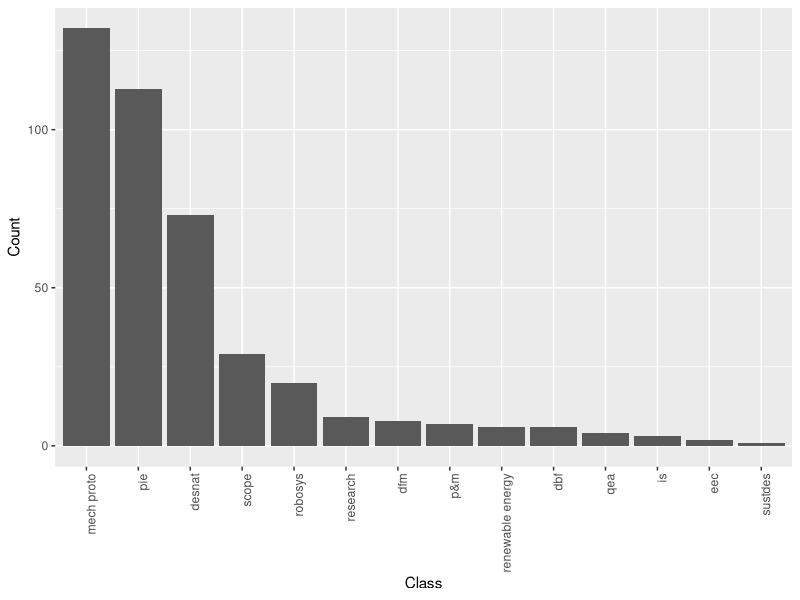
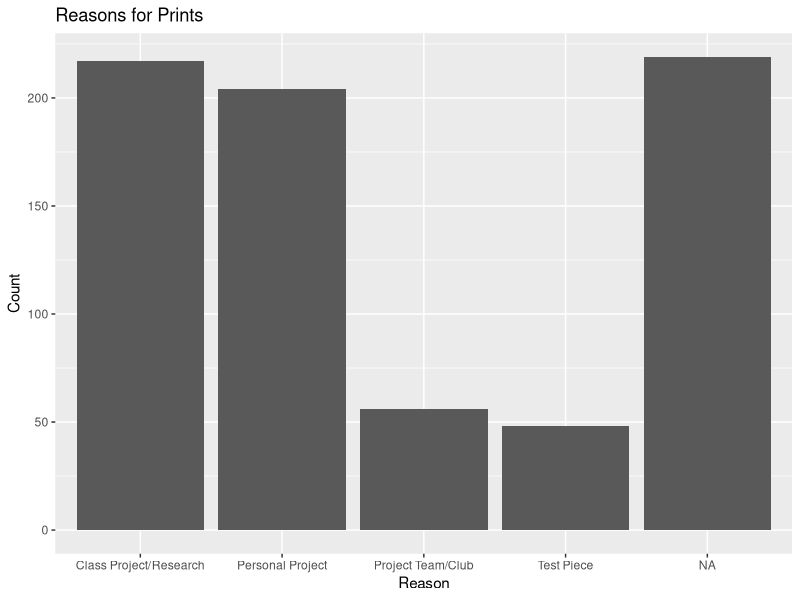
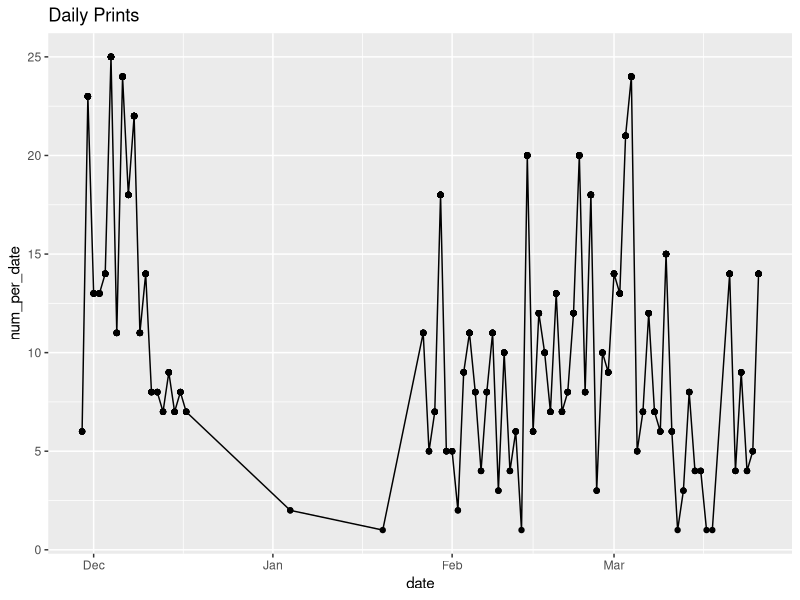
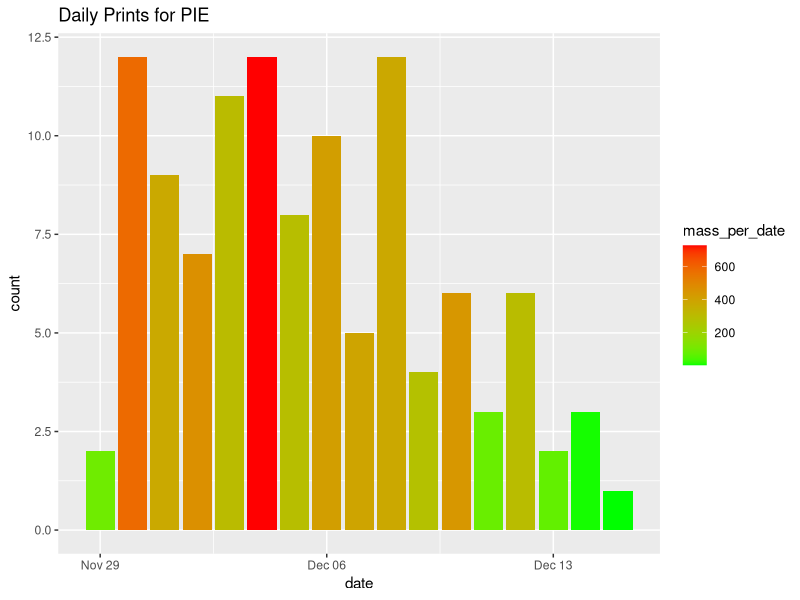
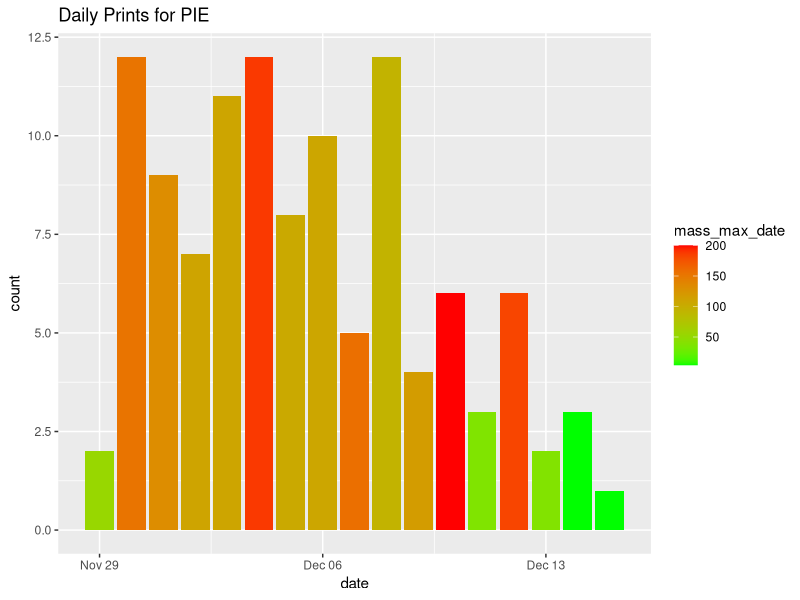
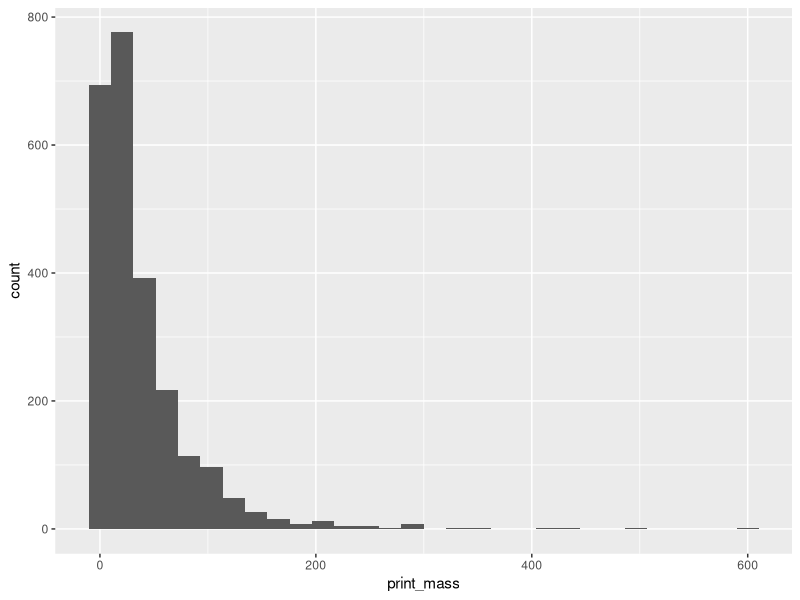
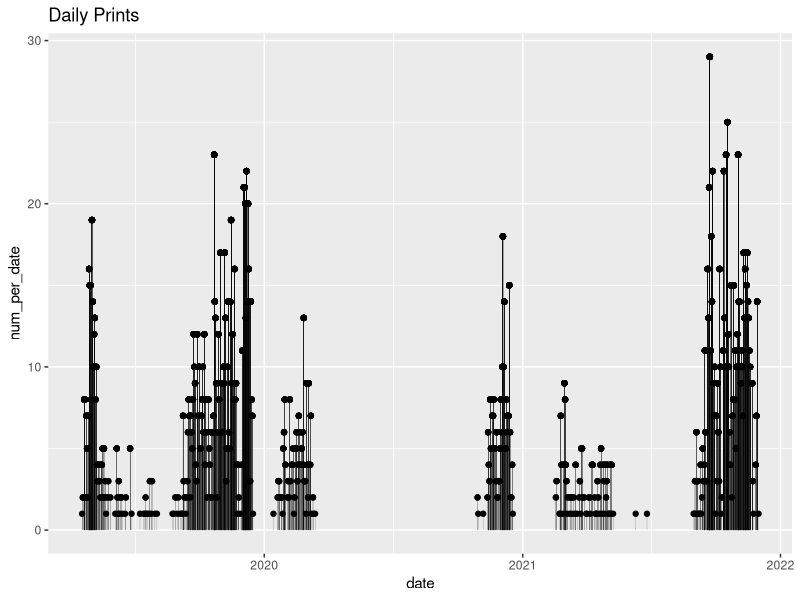
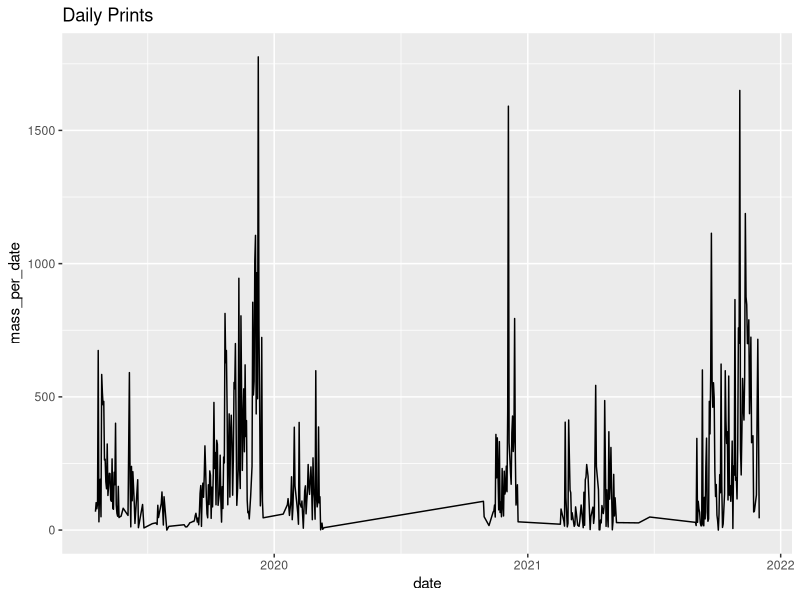

The R source for these figures, in order:
## ---- chunk 1
knitr::opts_chunk$set(echo = TRUE)
library(tidyverse)
library(lubridate)
library(chron)
## ---- chunk 2
theme_common <- function() {
  theme_minimal() %+replace%
  theme(
    axis.text.x = element_text(size = 12),
    axis.text.y = element_text(size = 12),
    axis.title.x = element_text(margin = margin(4, 4, 4, 4), size = 16),
    axis.title.y = element_text(margin = margin(4, 4, 4, 4), size = 16, angle = 90),
    legend.title = element_text(size = 16),
    legend.text = element_text(size = 12),
    strip.text.x = element_text(size = 12),
    strip.text.y = element_text(size = 12),
    panel.grid.major = element_line(color = "grey90"),
    panel.grid.minor = element_line(color = "grey90"),
    aspect.ratio = 10/16,
    plot.margin = unit(c(t = +0, b = +0, r = +0, l = +0), "cm"),
    plot.title = element_text(size = 18),
    # plot.title.position = "plot",
    plot.subtitle = element_text(size = 16),
    plot.caption = element_text(size = 12)
  )
}
## ---- chunk 3
df_curr_raw <- read_csv(file = "data/3d_curr.csv")
df_old_raw <- read_csv(file = "data/3d_old.csv")
## ---- chunk 4
df_curr <- 
  df_curr_raw %>% 
  mutate(
    print_mass = str_extract(print_mass_grams, "\\d+"), # extract just mass from print mass
    class = tolower(class) #make class lowercase
  ) %>% 
  #separate into date and time
  separate(timestamp, c("date", "time"), sep = " ", remove = FALSE) %>% 
  transform(
    date = as.Date(date),
    time = chron(time = time),
    print_mass = as.numeric(print_mass)
  )

#unique(df_curr$class)

# Standardize each class to ensure pie/principles of integrated engineering are the same/pieeeeeee are the same
df_curr <-
  df_curr %>% 
  mutate (
    class = str_replace(class, "pie.*", "pie"),
    class = str_replace(class, "dfm|.*manufact.*", "dfm"),
    class = str_replace(class, ".*scope.*", "scope"),
    class = str_replace(class, ".*indep.*|is.*", "is"),
    class = str_replace(class, ".*nat.*|.*nt.*", "desnat"),
    class = str_replace(class, ".*renewable.*", "renewable energy"),
    class = str_replace(class, ".*eec.*", "eec"),
    class = str_replace(class, ".*proto.*", "mech proto"),
    class = str_replace(class, ".*qea.*", "qea"),
    class = str_replace(class, ".*research.*|.*lair.*", "research"),
    class = str_replace(class, ".*market.*|p&.*|p[[:space:]]&.*", "p&m"),
    class = str_replace(class, ".*sust.*", "sustdes"),
    class = str_replace(class, ".*robos.*", "robosys"),
    class = str_replace(class, ".*dbf.*|design[[:space:]]bu.*", "dbf"),
    class = factor(
      class,
      levels = c("pie", "dfm", "scope", "is", "desnat", "renewable energy", "eec", "mech proto", "qea", "research", "p&m", "sustdes", 
        "robosys", "dbf")
    ),
   reason_print = str_replace(reason_print, "Class Project", "Class Project/Research"), #combine since Class Project/Research was created in middle of survey
   reason_print = factor(
     reason_print,
     levels = c("Class Project/Research", "Personal Project", "Project Team/Club", "Test Piece")
   )

  )
## ---- chunk 5
df_curr %>% 
  group_by(class) %>% 
  summarize(
    num_class = length(class)
  ) %>% 
  filter(
    !is.na(class)
  ) %>% 
  ggplot(aes(x = reorder(class, -num_class), y = num_class)) +
  geom_col() +
  #theme_common() +
  theme(axis.text.x = element_text(angle = 90, hjust = 1)) +
  xlab("Class") +
  ylab("Count")
## ---- chunk 6
df_curr %>% 
  count(reason_print) %>% 
  ggplot(aes(x = reorder(reason_print, -n), y = n)) +
  geom_col() +
  xlab("Reason") +
  ylab("Count") +
  ggtitle("Reasons for Prints")
  
## ---- chunk 7
df_curr %>% 
  group_by(date) %>% 
  mutate(
    num_per_date = length(date)
  ) %>% 
  ggplot(aes(x = date, y = num_per_date)) +
  geom_point() +
  geom_line() +
  ggtitle("Daily Prints")

  
  
## ---- chunk 8
df_curr %>% 
  filter(class == "pie") %>%
  group_by(date) %>%
  mutate(
    num_per_date = length(date),
    mass_per_date = sum(print_mass, na.rm = TRUE)
  ) %>%
  ggplot(aes(x = date, fill = mass_per_date, group = interaction(date, mass_per_date))) +
  geom_bar() +
  scale_fill_gradient(low = "green", high = "red") +
  ggtitle("Daily Prints for PIE")

## ---- chunk 9
df_curr %>% 
  filter(class == "pie") %>%
  group_by(date) %>%
  mutate(
    num_per_date = length(date),
    mass_max_date = max(print_mass, na.rm = TRUE)
  ) %>%
  ggplot(aes(x = date, fill = mass_max_date, group = interaction(date, mass_max_date))) +
  geom_bar() +
  scale_fill_gradient(low = "green", high = "red") +
  ggtitle("Daily Prints for PIE")
## ---- chunk 10
df_old <- 
  df_old_raw %>% 
  mutate(
    print_mass = str_extract(print_mass_grams, "\\d+"), # extract just mass from print mass
    printer = tolower(printer) #make class lowercase
  ) %>% 
  #separate into date and time
  separate(timestamp, c("date", "time"), sep = " ", remove = FALSE) %>% 
  transform(
    date = as.Date(date),
    time = chron(time = time),
    print_mass = as.numeric(print_mass)
  )

printers <- c("himalia", "elera", "ganymede", "callisto", "thebe", "themisto",
              "io", "metis", "sinope", "dia", "europa", "queue", 
              "valetudo", "amalthea")

df_old <-
  df_old %>% 
  mutate (
    printer = str_replace(printer, "hima.*", "himalia"),
    printer = str_replace(printer, "elar.*", "elera"),
    printer = str_replace(printer, "gany.*", "ganymede"),
    printer = str_replace(printer, "themi.*", "themisto"),
    printer = str_replace(printer, "cal.*", "callisto"),
    printer = str_replace(printer, "theb.*", "thebe"),
    printer = str_replace(printer, "io.*", "io"),
    printer = str_replace(printer, "met.*", "metis"),
    printer = str_replace(printer, "sin.*", "sinope"),
    printer = str_replace(printer, "dia.*", "dia"),
    printer = str_replace(printer, "euro.*", "europa"),
    printer = str_replace(printer, ".*que.*", "queue"),
    printer = str_replace(printer, "val.*", "valetudo"),
    printer = str_replace(printer, ".*thea.*", "amalthea"),
    printer = ifelse(printer %in% printers, printer, "other")
  )
    # printer = str_replace(printer, ".*[^himalia].*|.*[^elera].*|.*[^ganymede].*|.*[^callisto].*|.*[^thebe].*|.*[^themisto].*|.*[^io].*|.*[^metis].*|.*[^sinope].*|.*[^dia].*|.*[^europa].*|.*[^queue].*|.*[^prusa].*|.*[^valetudo].*|.*[^valetudo].*", "other")
  #   printer = str_replace(printer, "^(?!himalia).*$|^(?!lera).*$|^(?!ganymede).*$|^(?!callisto).*$|^(?!thebe).*$|^(?!themisto).*$|^(?!io).*$|^(?!metis).*$|^(?!sinope).*$|^(?!dia).*$|^(?!europa).*$|^(?!queue).*$|^(?!prusa).*$|^(?!valetudo).*$|^(?!amalthea).*$", "other")
  # )
    # class = factor(
    #   class,
    #   levels = c("pie", "dfm", "scope", "is", "desnat", "renewable energy", "eec", "mech proto", "qea", "research", "p&m", "sustdes", 
    #     "robosys", "dbf")
    # )

unique(df_old$printer)
## ---- chunk 11
df_old %>% 
  ggplot(aes(x = print_mass)) +
  geom_histogram() 
## ---- chunk 12
df_old %>% 
  group_by(date) %>% 
  mutate(
    num_per_date = length(date)
  ) %>% 
  ggplot(aes(x = date, y = num_per_date)) +
  #geom_point() +
  #geom_line() +
  geom_segment(aes(date,num_per_date,xend=date,yend=0), size=0.05) +
  geom_point() +
  ggtitle("Daily Prints")
## ---- chunk 13
df_old %>% 
  group_by(date) %>% 
  mutate(
    mass_per_date = sum(print_mass, na.rm = TRUE)
  ) %>% 
  ggplot(aes(x = date, y = mass_per_date)) +
  #geom_point() +
  geom_line() +
  ggtitle("Daily Prints")
## ---- chunk 14
df_old %>% 
  group_by(date) %>% 
  mutate(
    date_avg = mean(print_mass, na.rm = TRUE)
  ) %>% 
  ggplot(aes(x = date, y = date_avg)) +
  #geom_point() +
  geom_line() 
## ---- chunk 15
df_old %>% 
  group_by(printer) %>% 
  mutate(
    num_per_printer = length(printer)
  ) %>% 
  ggplot(aes(x = printer, y = num_per_printer)) +
  #geom_point() +
  geom_col() +
  theme(axis.text.x = element_text(angle = 90, hjust = 1)) 

## ---- chunk 16
df_old %>% 
  group_by(printer) %>% 
  
  ggplot(aes(x = printer)) +
  #geom_point() +
  geom_bar() +
  theme(axis.text.x = element_text(angle = 90, hjust = 1)) 

## ---- chunk 17
unique(df_old$printer)



## ---- chunk 18
df_old %>%
  mutate(
    time=hms(as.character(time)),
    time = hour(time)
  ) %>%
  ggplot() +
  geom_histogram(aes(x=time),binwidth = 1)
